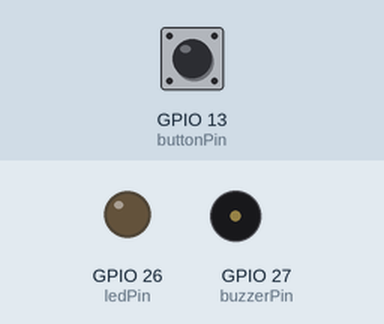
Simulated run of this sketch. Board: ESP32. Parts: output pins drawn as LEDs (lit = HIGH), buzzer (waves = sounding). Inputs (shaded band) come from the test bench; at power-on: GPIO 13 (buttonPin) HIGH. What the sketch prints to the serial monitor is not drawn.

Above: at 1.2 s.
1.3 s: GPIO 13 (buttonPin) pulled LOW for 0.15 s
At 1.4 s:
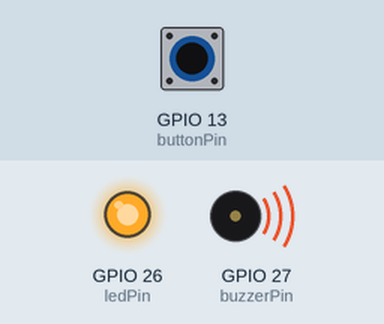
2.9 s: GPIO 13 (buttonPin) pulled LOW for 3.2 s
At 7.2 s:
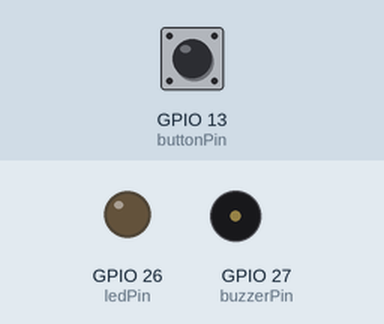
Timing chart, 0 to 8.7 s (numbered marks = the images above; inputs shaded):
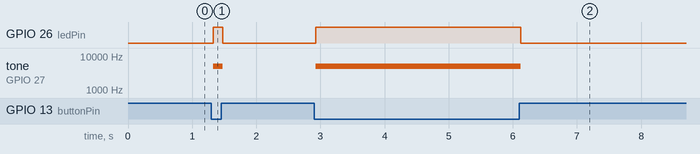

The sketch:

morse_sender.ino
```cpp
#include <WiFi.h>
#include <esp_now.h>

// ================== PIN DEFINITIONS ==================
const int buttonPin = 13;   // INPUT_PULLUP
const int buzzerPin = 27;
const int ledPin    = 26;

// ================== MORSE TIMING ==================
const uint16_t DOT_MS        = 150;
const uint16_t LETTER_GAP_MS = DOT_MS * 3;
const uint16_t WORD_GAP_MS   = DOT_MS * 7;
const uint16_t DOT_DASH_THRESHOLD_MS = DOT_MS * 2;
const uint16_t DEBOUNCE_MS = 25;

// ================== BUZZER ==================
const uint16_t TONE_HZ = 5000;

// ================== ESP-NOW ==================
// ✅ CYD MAC (your example)
uint8_t RECEIVER_MAC[] = {0x4C, 0xC3, 0x82, 0xCF, 0x3A, 0x94};

typedef struct {
  char ch;
} MorsePacket;

MorsePacket packet;

// ================== BUTTON STATE ==================
bool lastStableState = HIGH;
bool lastRawState    = HIGH;
unsigned long lastDebounceChange = 0;

unsigned long pressStartMs  = 0;
unsigned long lastReleaseMs = 0;

String currentLetter = "";
bool letterActive = false;
// ================== MORSE TABLE ==================
struct MorseMap {
  const char* code;
  char ch;
};

MorseMap MORSE[] = {
  {".-", 'A'},   {"-...", 'B'}, {"-.-.", 'C'}, {"-..", 'D'},  {".", 'E'},
  {"..-.", 'F'}, {"--.", 'G'},  {"....", 'H'}, {"..", 'I'},   {".---", 'J'},
  {"-.-", 'K'},  {".-..", 'L'}, {"--", 'M'},   {"-.", 'N'},   {"---", 'O'},
  {".--.", 'P'}, {"--.-", 'Q'}, {".-.", 'R'},  {"...", 'S'},  {"-", 'T'},
  {"..-", 'U'},  {"...-", 'V'}, {".--", 'W'},  {"-..-", 'X'}, {"-.--", 'Y'},
  {"--..", 'Z'},
  {"-----", '0'}, {".----", '1'}, {"..---", '2'}, {"...--", '3'},
  {"....-", '4'}, {".....", '5'}, {"-....", '6'}, {"--...", '7'},
  {"---..", '8'}, {"----.", '9'}
};

char decodeMorse(const String& code) {
  for (int i = 0; i < sizeof(MORSE) / sizeof(MORSE[0]); i++) {
    if (code.equals(MORSE[i].code)) {
      return MORSE[i].ch;
    }
  }
  return '#';
}


void beepOn() {
  digitalWrite(ledPin, HIGH);
  tone(buzzerPin, TONE_HZ);
}

void beepOff() {
  digitalWrite(ledPin, LOW);
  noTone(buzzerPin);
}

void sendChar(char c) {
  packet.ch = c;
  esp_now_send(RECEIVER_MAC, (uint8_t*)&packet, sizeof(packet));
  Serial.print(c);
}

// ---------- ESP-NOW send callback (core-version compatible) ----------
#if ESP_ARDUINO_VERSION_MAJOR >= 3
void onSend(const wifi_tx_info_t *tx_info, esp_now_send_status_t status) {
  Serial.println(status == ESP_NOW_SEND_SUCCESS ? " ✔ sent" : " ✖ failed");
}
#else
void onSend(const uint8_t *mac, esp_now_send_status_t status) {
  Serial.println(status == ESP_NOW_SEND_SUCCESS ? " ✔ sent" : " ✖ failed");
}
#endif

void setup() {
  pinMode(buttonPin, INPUT_PULLUP);
  pinMode(buzzerPin, OUTPUT);
  pinMode(ledPin, OUTPUT);

  Serial.begin(115200);

  WiFi.mode(WIFI_STA);

  if (esp_now_init() != ESP_OK) {
    Serial.println("ESP-NOW init FAILED");
    while (true) delay(1000);
  }

  esp_now_register_send_cb(onSend);

  esp_now_peer_info_t peer{};
  memcpy(peer.peer_addr, RECEIVER_MAC, 6);
  peer.channel = 0;
  peer.encrypt = false;

  if (esp_now_add_peer(&peer) != ESP_OK) {
    Serial.println("Failed to add peer");
    while (true) delay(1000);
  }

  Serial.println("Morse Sender Ready");
}

void loop() {
  unsigned long now = millis();
  bool raw = digitalRead(buttonPin);

  // Debounce
  if (raw != lastRawState) {
    lastDebounceChange = now;
    lastRawState = raw;
  }

  if ((now - lastDebounceChange) > DEBOUNCE_MS) {
    if (raw != lastStableState) {
      bool prev = lastStableState;
      lastStableState = raw;

      // Press
      if (prev == HIGH && raw == LOW) {
        pressStartMs = now;
        beepOn();
      }

      // Release
      if (prev == LOW && raw == HIGH) {
        beepOff();

        unsigned long pressTime = now - pressStartMs;
        lastReleaseMs = now;

        char symbol = (pressTime < DOT_DASH_THRESHOLD_MS) ? '.' : '-';
        currentLetter += symbol;
        sendChar(symbol);
        Serial.print(symbol);


        letterActive = true;
      }
    }
  }

  // Gap detection
  if (letterActive && lastStableState == HIGH && currentLetter.length() > 0) {
    unsigned long gap = now - lastReleaseMs;

    if (gap >= WORD_GAP_MS) {
      sendChar('/'); //end of letter
      sendChar('|'); //space between words
      currentLetter = "";
      letterActive = false;
      Serial.print("  ");
    }
    else if (gap >= LETTER_GAP_MS) {
      sendChar('/'); //end of letter
      currentLetter = "";
      letterActive = false;
      Serial.print(" ");
    }
  }
}
```

Measured:
- after the input at 1.3 s, GPIO 26 (ledPin): LOW → HIGH at once, → LOW 0.15 s later; tone on GPIO 27 (buzzerPin): silent → 5000 Hz at once, → silent 0.15 s later
- after the input at 2.9 s, GPIO 26 (ledPin): LOW → HIGH at once, → LOW 3.2 s later; tone on GPIO 27 (buzzerPin): silent → 5000 Hz at once, → silent 3.2 s later
